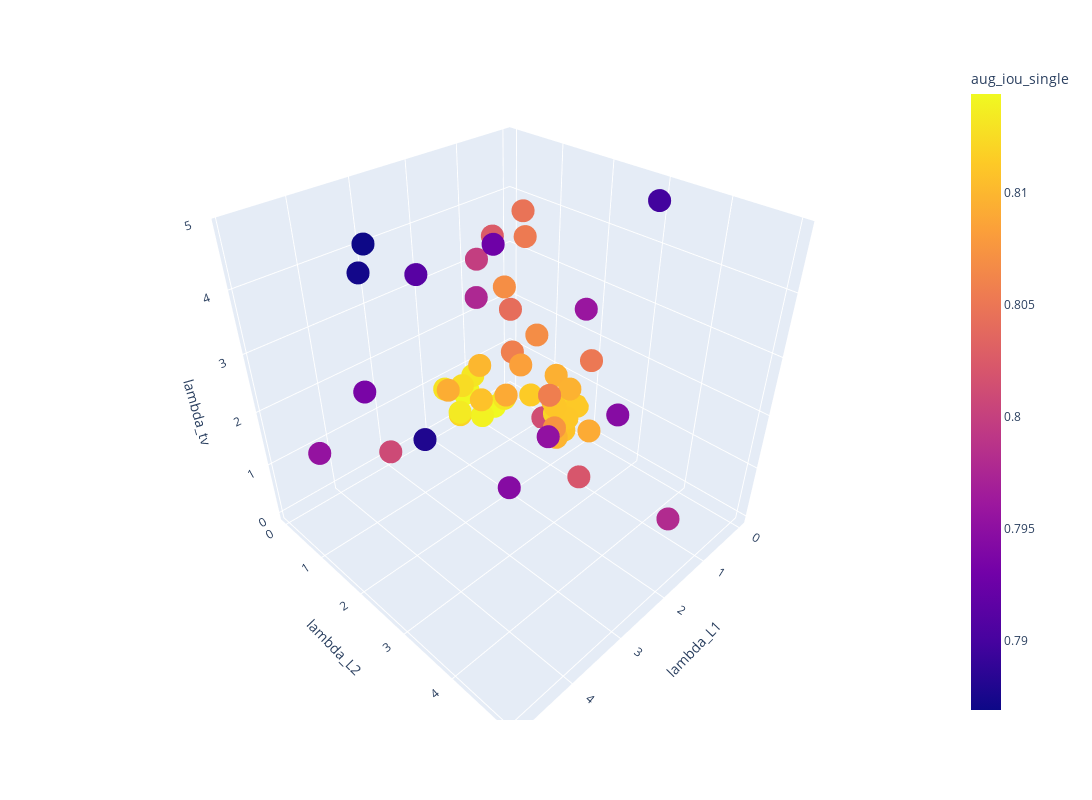

The notebook cell this image was saved under:
### Code cell
fig = px.scatter_3d(df, x='lambda_L1', y='lambda_L2', z='lambda_tv',
              color='aug_iou_single', width=1200, height=800)
fig.show()
